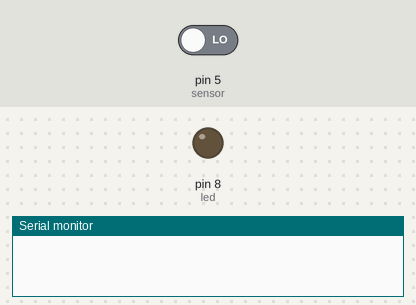
Bench run of a sketch on a simulated Arduino Uno, built with avr-gcc and run on an emulated ATmega328P. Shown: output pins drawn as LEDs (lit = HIGH), the last lines printed to the serial monitor. Inputs (shaded band) come from the test bench; at power-on: pin 5 (sensor) LOW.

Above: at 2.8 s.
2.9 s: pin 5 (sensor) driven HIGH
At 4.2 s:
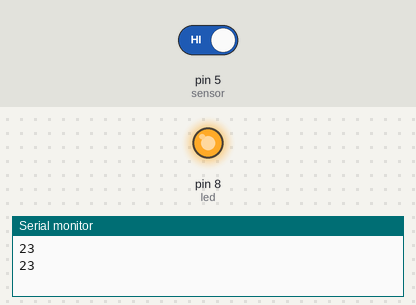
4.5 s: pin 5 (sensor) driven LOW
At 5.8 s:
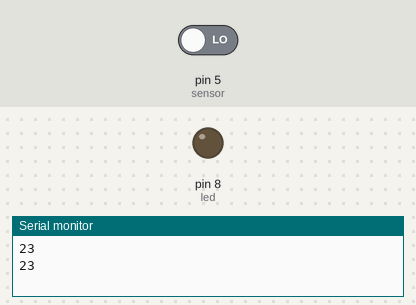
Timing chart, 0 to 7.5 s (numbered marks = the images above; inputs shaded):
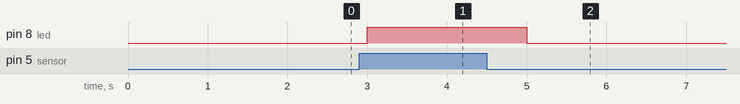

The sketch:

door_Lock_system.ino
```cpp
int led = 8;
int sensor = 5;
int state = LOW;
int val;


void setup() {
  pinMode(led,OUTPUT);
  pinMode(sensor,INPUT);

  Serial.begin(9600);
}


void loop() {
  val = digitalRead(sensor);
//  Serial.print("Motion Value: ");
//  Serial.println(val);

  if(val == HIGH){
    digitalWrite(led,HIGH);
    Serial.println("23");
    delay(500);

//    if (state == LOW);{
//      Serial.println("Motion detected");
//      state = HIGH;
//    }
  }


  else{
    digitalWrite(led,LOW);
    delay(500);
//    if(state == HIGH){
//      Serial.println("The action/motion has stopped");
//
//      state = LOW;
//    }
  }
  delay(500);
}
```

Measured:
- after the input at 2.9 s, pin 8 (led): LOW → HIGH after 0.10 s
- after the input at 4.5 s, pin 8 (led): HIGH → LOW after 0.50 s
